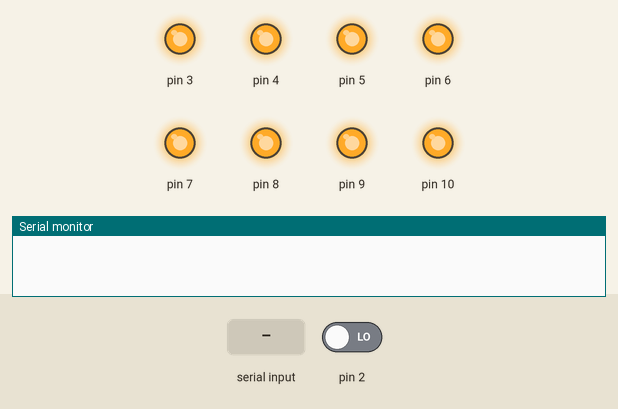
Bench run of a sketch on a simulated Arduino Uno, built with avr-gcc and run on an emulated ATmega328P. Shown: output pins drawn as LEDs (lit = HIGH), the last lines printed to the serial monitor. The test bench sets the inputs (shaded band); at power-on: pin 2 LOW.

Above: at 1.2 s.
1.3 s: pin 2 driven HIGH
At 1.42 s:
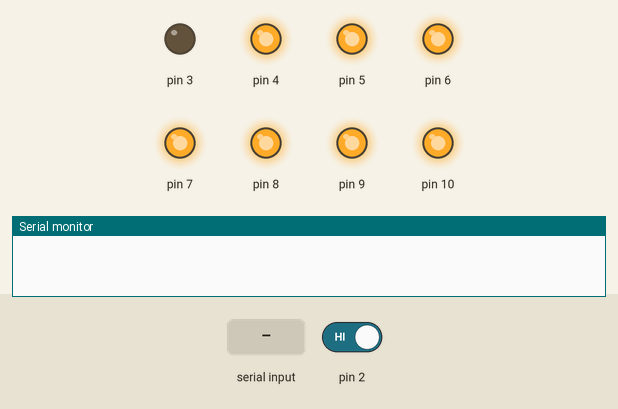
4.3 s: pin 2 driven LOW
At 5.6 s:
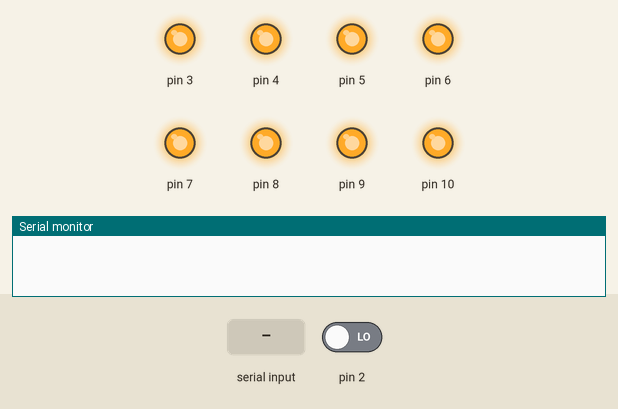
5.8 s: "2" received over Serial
At 8.8 s:
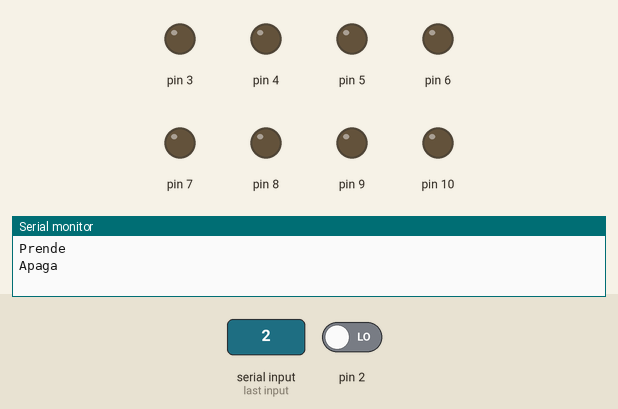
Timing chart, 0 to 14.8 s (numbered marks = the images above; inputs shaded):
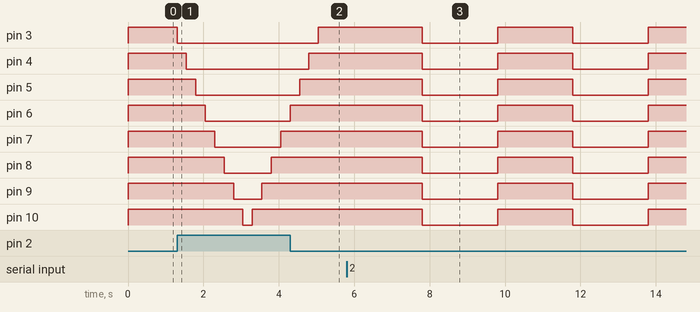

Measured:
- after the input at 1.3 s, pin 3: HIGH → LOW at once; pin 4: HIGH → LOW after 0.25 s; pin 5: HIGH → LOW after 0.50 s; pin 6: HIGH → LOW after 0.75 s; pin 7: HIGH → LOW after 1.0 s, → HIGH 1.8 s later
- after the input at 4.3 s, pin 3: goes on until 5.1 s, then stays HIGH
- after the input at 5.8 s, pin 3–10: alternates HIGH for 2.0 s and LOW for 2.0 s, starting after 2.0 s

The sketch:

Laboratorio_No.1.ino
```cpp
int MonitorSerial;

void setup() {
  Serial.begin(9600);
  pinMode(2, INPUT);
  pinMode(3, OUTPUT);
  pinMode(4, OUTPUT);
  pinMode(5, OUTPUT);
  pinMode(6, OUTPUT);
  pinMode(7, OUTPUT);
  pinMode(8, OUTPUT);
  pinMode(9, OUTPUT);
  pinMode(10, OUTPUT);
}

void loop() {
  if (digitalRead(2) == 1) {

    for (int x = 3; x <= 10; x++) {
      digitalWrite(x, LOW);
      delay(250);
    }
    for (int x = 10; x >= 3; x--) {
      digitalWrite(x, HIGH);
      delay(250);
    }
  } else if (Serial.available() > 0) {
    MonitorSerial = Serial.read();
    if (MonitorSerial == '2') {
      for (int x = 3; x <= 10; x++) {
        digitalWrite(x, HIGH);
      }
      Serial.println("Prende");
      delay(2000);
      for (int x = 3; x <= 10; x++) {
        digitalWrite(x, LOW);
      }
      Serial.println("Apaga");
      delay(2000);
      for (int x = 3; x <= 10; x++) {
        digitalWrite(x, HIGH);
      }
      Serial.println("Prende");
      delay(2000);
      for (int x = 3; x <= 10; x++) {
        digitalWrite(x, LOW);
      }
      Serial.println("Apaga");
      delay(2000);
    }
  } else {
    for (int x = 3; x <= 10; x++) {
        digitalWrite(x, HIGH);
      }
  }
}
```
